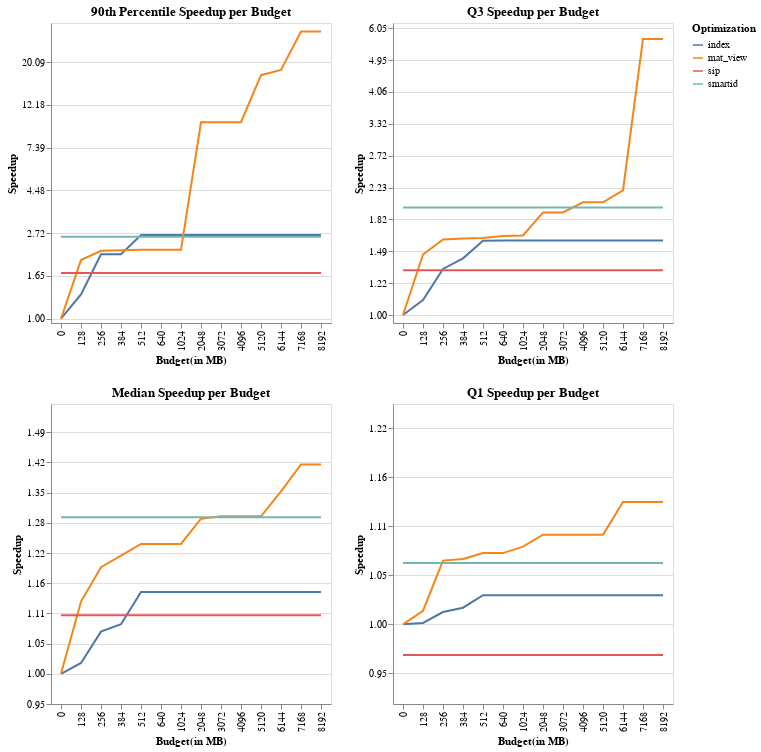

Notebook code for this chart:
### Markdown cell above
## Budget v Speedup

### Code cell
all_budgets = set()
results_folder, suffix = "results64", "64"

def compute_speedup(df, default, prev_df = None, min_with_default=False):
    df = df.copy()
    df["query_num"] = [int(df.query_name[i][len("query"):]) for i in range(len(df))]
    # default = default[default.query_name != "query60"].reset_index()
    # df = df[df.query_num != 60].reset_index()
    if min_with_default:
        new_rts = np.minimum(df.running_time, default.running_time)
        df.running_time = new_rts
    if prev_df is not None:
        new_rts = np.minimum(df.running_time, prev_df.running_time)
        # print(f"Diff count {(new_rts != df.running_time).sum()}")
        df.running_time = new_rts
    df["speedup"] = default.running_time / df.running_time
    df["log_speedup"] = np.log(df.speedup)
    df["color"] = df.log_speedup.map(lambda x: "Speedup" if x >= 0 else "Slowdown")
    global all_budgets
    all_budgets = all_budgets.union(set(df.budget))
    return df

def complete_budgets(df, default):
    min_budget = np.min(df.budget)
    max_budget = np.max(df.budget)
    dfs = [df]
    for budget in all_budgets:
        if budget < min_budget:
            to_prepend = default[default.budget == 0].copy()
            to_prepend.expt_name = [df.expt_name[0] for i in range(len(to_prepend))]
            to_prepend.budget = [budget for i in range(len(to_prepend))]
            dfs = [to_prepend] + dfs
        if budget > max_budget:
            to_append = df[df.budget == max_budget].copy()
            to_append.budget = [budget for i in range(len(to_append))]
            dfs = dfs + [to_append]
    
    df = pd.concat(dfs).reset_index(drop=True)
    df["nice_budget"] = df.budget*64
    return df
    

def read_default():
    filename = f"{results_folder}/default_results.csv"
    df = pd.read_csv(filename, names=["expt_name", "query_name", "running_time"], index_col=False)
    df["budget"] = [0 for i in range(len(df))]
    df = compute_speedup(df, df)
    return df

def read_sip(default):
    filename = f"{results_folder}/default_results_with_sip.csv"
    df = pd.read_csv(filename, names=["expt_name", "query_name", "running_time"], index_col=False)
    df["budget"] = [0 for i in range(len(df))]
    df["expt_name"] = ["sip" for i in range(len(df))]
    df = compute_speedup(df, default)
    return df

def read_simple_smartids(default):
    filename = f"{results_folder}/smartids_results.csv"
    df = pd.read_csv(filename, names=["expt_name", "query_name", "running_time"], index_col=False)
    df["budget"] = [0 for i in range(len(df))]
    df = compute_speedup(df, default)
    return df

def read_index(default):
    all_dfs = []
    prev_df = None
    for budget in [2, 4, 6, 8, 10]:
        filename = f"{results_folder}/index_results_{budget}.csv"
        df = pd.read_csv(filename, names=["expt_name", "query_name", "budget", "running_time"], index_col=False)
        df = compute_speedup(df, default, prev_df, min_with_default=True)
        all_dfs.append(df)
        prev_df = df
    return pd.concat(all_dfs).reset_index(drop=True)
    
    
def read_mat_view(default):
    all_dfs = []
    prev_df = None
    for budget in [2, 4, 6, 8, 10, 16, 32, 48, 64, 80, 96, 112, 128]:
        reset48 = False
        if budget == 48 and results_folder == "results32":
            reset48 = True
            budget = 32 # TODO: Add 48 expt.
        filename = f"{results_folder}/mat_view_results_{budget}.csv"
        df = pd.read_csv(filename, names=["expt_name", "query_name", "budget", "running_time"], index_col=False)
        if reset48:
            df.budget = [48 for i in range(len(df))]
        df = compute_speedup(df, default, prev_df, min_with_default=True)
            
        all_dfs.append(df)
        prev_df = df
    return pd.concat(all_dfs).reset_index(drop=True)


# 50th Percentile
def q25(x):
    return x.quantile(0.25)

# 75th Percentile
def q75(x):
    return x.quantile(0.75)

# 90th Percentile
def q90(x):
    return x.quantile(0.90)


def compute_stats(df):
    res = df.groupby(by=['expt_name', 'budget']).agg({'log_speedup': ['min', 'max', 'median', q25, q75, q90], 'running_time': 'sum'})
    res.columns = ["min_speedup", "max_speedup", "median_speedup", "q25_speedup", "q75_speedup", "q90_speedup", "total_running_time"]
    res = res.reset_index()
    res["nice_budget"] = res.budget * 64
    return res


default = read_default()
# print(default.head())

smartids = read_simple_smartids(default)
# print(smartids.head())


sip = read_sip(default)
sip_v_smartids = read_sip(smartids)
smartids_v_sip = read_simple_smartids(sip)
# print(sip.head())


index = read_index(default)
index_v_smartids = read_index(smartids)
smartids_v_index = read_simple_smartids(index[index.budget == 10])
# print(index.head())

mat_view = read_mat_view(default)
mat_view_v_smartids = read_mat_view(smartids)
# print(mat_view.tail())

# print(all_budgets)
index


sip_complete = complete_budgets(sip, default)
smartids_complete = complete_budgets(smartids, default)
index_complete = complete_budgets(index, default)
mat_view_complete = complete_budgets(mat_view, default)
complete_df = pd.concat([sip_complete, smartids_complete, index_complete, mat_view_complete]).reset_index()
complete_df_stats = compute_stats(complete_df)

def make_stats_plot(to_plot):
    names = {
        "max_speedup": "Maximum Speedup",
        "q90_speedup": "90th Percentile Speedup",
        "q75_speedup": "Q3 Speedup",
        "median_speedup": "Median Speedup",
        "q25_speedup": "Q1 Speedup",
        "min_speedup": "Min Speedup"
    }
    return alt.Chart(complete_df_stats).mark_line().encode(
        x=alt.X('nice_budget:O', axis=alt.Axis(title="Budget(in MB)")),
        y=alt.Y(f"{to_plot}:Q", axis=alt.Axis(labelExpr=expr.format(expr.exp(datum.value), ',.2f'), format=",.0f", title="Speedup"),
                scale=alt.Scale(domain=(float(complete_df_stats[to_plot].min() - 0.05), float(complete_df_stats[to_plot].max() + 0.1)))),
        color=alt.Color("expt_name:N", title="Optimization"),
    ).properties(
        title={
            'text': f"{names[to_plot]} per Budget"
        }
    )

chart1 = (make_stats_plot("q90_speedup") | make_stats_plot("q75_speedup"))
chart2 = (make_stats_plot("median_speedup") | make_stats_plot("q25_speedup"))
chart = alt.vconcat(chart1, chart2)
save(chart, f"{results_folder}/OverallSpeedups{suffix}.pdf")
chart

### Figure 1 — Vega-Lite specification as saved in the notebook (floating-point values rounded to 4 significant figures)
{"$schema": "https://vega.github.io/schema/vega-lite/v4.17.0.json", "config": {"view": {"continuousHeight": 300, "continuousWidth": 400}}, "data": {"name": "data-63210200c3d31925472fbfddfd0ba27a"}, "datasets": {"data-63210200c3d31925472fbfddfd0ba27a": [{"budget": 0, "expt_name": "index", "max_speedup": 0, "median_speedup": 0, "min_speedup": 0, "nice_budget": 0, "q25_speedup": 0, "q75_speedup": 0, "q90_speedup": 0, "total_running_time": 289.5}, {"budget": 2, "expt_name": "index", "max_speedup": 1.038, "median_speedup": 0.01804, "min_speedup": 0, "nice_budget": 128, "q25_speedup": 0.001341, "q75_speedup": 0.09371, "q90_speedup": 0.2844, "total_running_time": 280.7}, {"budget": 4, "expt_name": "index", "max_speedup": 1.9, "median_speedup": 0.06986, "min_speedup": 0, "nice_budget": 256, "q25_speedup": 0.01254, "q75_speedup": 0.2896, "q90_speedup": 0.7527, "total_running_time": 277.9}, {"budget": 6, "expt_name": "index", "max_speedup": 1.907, "median_speedup": 0.08201, "min_speedup": 0, "nice_budget": 384, "q25_speedup": 0.01695, "q75_speedup": 0.3557, "q90_speedup": 0.7527, "total_running_time": 277.7}, {"budget": 8, "expt_name": "index", "max_speedup": 3.384, "median_speedup": 0.1356, "min_speedup": 0, "nice_budget": 512, "q25_speedup": 0.02977, "q75_speedup": 0.467, "q90_speedup": 0.9795, "total_running_time": 272.8}, {"budget": 10, "expt_name": "index", "max_speedup": 3.384, "median_speedup": 0.1356, "min_speedup": 0, "nice_budget": 640, "q25_speedup": 0.02977, "q75_speedup": 0.4675, "q90_speedup": 0.9795, "total_running_time": 272.7}, {"budget": 16, "expt_name": "index", "max_speedup": 3.384, "median_speedup": 0.1356, "min_speedup": 0, "nice_budget": 1024, "q25_speedup": 0.02977, "q75_speedup": 0.4675, "q90_speedup": 0.9795, "total_running_time": 272.7}, {"budget": 32, "expt_name": "index", "max_speedup": 3.384, "median_speedup": 0.1356, "min_speedup": 0, "nice_budget": 2048, "q25_speedup": 0.02977, "q75_speedup": 0.4675, "q90_speedup": 0.9795, "total_running_time": 272.7}, {"budget": 48, "expt_name": "index", "max_speedup": 3.384, "median_speedup": 0.1356, "min_speedup": 0, "nice_budget": 3072, "q25_speedup": 0.02977, "q75_speedup": 0.4675, "q90_speedup": 0.9795, "total_running_time": 272.7}, {"budget": 64, "expt_name": "index", "max_speedup": 3.384, "median_speedup": 0.1356, "min_speedup": 0, "nice_budget": 4096, "q25_speedup": 0.02977, "q75_speedup": 0.4675, "q90_speedup": 0.9795, "total_running_time": 272.7}, {"budget": 80, "expt_name": "index", "max_speedup": 3.384, "median_speedup": 0.1356, "min_speedup": 0, "nice_budget": 5120, "q25_speedup": 0.02977, "q75_speedup": 0.4675, "q90_speedup": 0.9795, "total_running_time": 272.7}, {"budget": 96, "expt_name": "index", "max_speedup": 3.384, "median_speedup": 0.1356, "min_speedup": 0, "nice_budget": 6144, "q25_speedup": 0.02977, "q75_speedup": 0.4675, "q90_speedup": 0.9795, "total_running_time": 272.7}, {"budget": 112, "expt_name": "index", "max_speedup": 3.384, "median_speedup": 0.1356, "min_speedup": 0, "nice_budget": 7168, "q25_speedup": 0.02977, "q75_speedup": 0.4675, "q90_speedup": 0.9795, "total_running_time": 272.7}, {"budget": 128, "expt_name": "index", "max_speedup": 3.384, "median_speedup": 0.1356, "min_speedup": 0, "nice_budget": 8192, "q25_speedup": 0.02977, "q75_speedup": 0.4675, "q90_speedup": 0.9795, "total_running_time": 272.7}, {"budget": 0, "expt_name": "mat_view", "max_speedup": 0, "median_speedup": 0, "min_speedup": 0, "nice_budget": 0, "q25_speedup": 0, "q75_speedup": 0, "q90_speedup": 0, "total_running_time": 289.5}, {"budget": 2, "expt_name": "mat_view", "max_speedup": 1.244, "median_speedup": 0.1197, "min_speedup": 0, "nice_budget": 128, "q25_speedup": 0.01385, "q75_speedup": 0.3798, "q90_speedup": 0.6855, "total_running_time": 275.5}, {"budget": 4, "expt_name": "mat_view", "max_speedup": 1.244, "median_speedup": 0.1766, "min_speedup": 0, "nice_budget": 256, "q25_speedup": 0.06501, "q75_speedup": 0.4737, "q90_speedup": 0.7945, "total_running_time": 274.0}, {"budget": 6, "expt_name": "mat_view", "max_speedup": 1.244, "median_speedup": 0.1959, "min_speedup": 0, "nice_budget": 384, "q25_speedup": 0.06662, "q75_speedup": 0.4799, "q90_speedup": 0.8016, "total_running_time": 272.9}, {"budget": 8, "expt_name": "mat_view", "max_speedup": 1.244, "median_speedup": 0.2152, "min_speedup": 0, "nice_budget": 512, "q25_speedup": 0.07268, "q75_speedup": 0.483, "q90_speedup": 0.8057, "total_running_time": 272.5}, {"budget": 10, "expt_name": "mat_view", "max_speedup": 3.614, "median_speedup": 0.2152, "min_speedup": 0, "nice_budget": 640, "q25_speedup": 0.07268, "q75_speedup": 0.4966, "q90_speedup": 0.8057, "total_running_time": 271.9}, {"budget": 16, "expt_name": "mat_view", "max_speedup": 3.614, "median_speedup": 0.2152, "min_speedup": 0, "nice_budget": 1024, "q25_speedup": 0.07921, "q75_speedup": 0.4998, "q90_speedup": 0.8057, "total_running_time": 271.7}, {"budget": 32, "expt_name": "mat_view", "max_speedup": 4.677, "median_speedup": 0.2569, "min_speedup": 0, "nice_budget": 2048, "q25_speedup": 0.09144, "q75_speedup": 0.6439, "q90_speedup": 2.296, "total_running_time": 267.7}, {"budget": 48, "expt_name": "mat_view", "max_speedup": 4.694, "median_speedup": 0.2608, "min_speedup": 0, "nice_budget": 3072, "q25_speedup": 0.09144, "q75_speedup": 0.6439, "q90_speedup": 2.296, "total_running_time": 267.6}, {"budget": 64, "expt_name": "mat_view", "max_speedup": 4.711, "median_speedup": 0.2608, "min_speedup": 0, "nice_budget": 4096, "q25_speedup": 0.09144, "q75_speedup": 0.7074, "q90_speedup": 2.298, "total_running_time": 267.5}, {"budget": 80, "expt_name": "mat_view", "max_speedup": 4.711, "median_speedup": 0.2608, "min_speedup": 0, "nice_budget": 5120, "q25_speedup": 0.09144, "q75_speedup": 0.7074, "q90_speedup": 2.847, "total_running_time": 267.1}, {"budget": 96, "expt_name": "mat_view", "max_speedup": 4.711, "median_speedup": 0.3021, "min_speedup": 0.002883, "nice_budget": 6144, "q25_speedup": 0.1248, "q75_speedup": 0.782, "q90_speedup": 2.909, "total_running_time": 229.9}, {"budget": 112, "expt_name": "mat_view", "max_speedup": 4.711, "median_speedup": 0.3469, "min_speedup": 0.002883, "nice_budget": 7168, "q25_speedup": 0.1248, "q75_speedup": 1.733, "q90_speedup": 3.357, "total_running_time": 224.7}, {"budget": 128, "expt_name": "mat_view", "max_speedup": 4.711, "median_speedup": 0.3469, "min_speedup": 0.002883, "nice_budget": 8192, "q25_speedup": 0.1248, "q75_speedup": 1.733, "q90_speedup": 3.357, "total_running_time": 224.7}, {"budget": 0, "expt_name": "sip", "max_speedup": 0.9732, "median_speedup": 0.09689, "min_speedup": -0.1573, "nice_budget": 0, "q25_speedup": -0.03133, "q75_speedup": 0.2811, "q90_speedup": 0.5347, "total_running_time": 292.2}, {"budget": 2, "expt_name": "sip", "max_speedup": 0.9732, "median_speedup": 0.09689, "min_speedup": -0.1573, "nice_budget": 128, "q25_speedup": -0.03133, "q75_speedup": 0.2811, "q90_speedup": 0.5347, "total_running_time": 292.2}, {"budget": 4, "expt_name": "sip", "max_speedup": 0.9732, "median_speedup": 0.09689, "min_speedup": -0.1573, "nice_budget": 256, "q25_speedup": -0.03133, "q75_speedup": 0.2811, "q90_speedup": 0.5347, "total_running_time": 292.2}, {"budget": 6, "expt_name": "sip", "max_speedup": 0.9732, "median_speedup": 0.09689, "min_speedup": -0.1573, "nice_budget": 384, "q25_speedup": -0.03133, "q75_speedup": 0.2811, "q90_speedup": 0.5347, "total_running_time": 292.2}, {"budget": 8, "expt_name": "sip", "max_speedup": 0.9732, "median_speedup": 0.09689, "min_speedup": -0.1573, "nice_budget": 512, "q25_speedup": -0.03133, "q75_speedup": 0.2811, "q90_speedup": 0.5347, "total_running_time": 292.2}, {"budget": 10, "expt_name": "sip", "max_speedup": 0.9732, "median_speedup": 0.09689, "min_speedup": -0.1573, "nice_budget": 640, "q25_speedup": -0.03133, "q75_speedup": 0.2811, "q90_speedup": 0.5347, "total_running_time": 292.2}, {"budget": 16, "expt_name": "sip", "max_speedup": 0.9732, "median_speedup": 0.09689, "min_speedup": -0.1573, "nice_budget": 1024, "q25_speedup": -0.03133, "q75_speedup": 0.2811, "q90_speedup": 0.5347, "total_running_time": 292.2}, {"budget": 32, "expt_name": "sip", "max_speedup": 0.9732, "median_speedup": 0.09689, "min_speedup": -0.1573, "nice_budget": 2048, "q25_speedup": -0.03133, "q75_speedup": 0.2811, "q90_speedup": 0.5347, "total_running_time": 292.2}, {"budget": 48, "expt_name": "sip", "max_speedup": 0.9732, "median_speedup": 0.09689, "min_speedup": -0.1573, "nice_budget": 3072, "q25_speedup": -0.03133, "q75_speedup": 0.2811, "q90_speedup": 0.5347, "total_running_time": 292.2}, {"budget": 64, "expt_name": "sip", "max_speedup": 0.9732, "median_speedup": 0.09689, "min_speedup": -0.1573, "nice_budget": 4096, "q25_speedup": -0.03133, "q75_speedup": 0.2811, "q90_speedup": 0.5347, "total_running_time": 292.2}, {"budget": 80, "expt_name": "sip", "max_speedup": 0.9732, "median_speedup": 0.09689, "min_speedup": -0.1573, "nice_budget": 5120, "q25_speedup": -0.03133, "q75_speedup": 0.2811, "q90_speedup": 0.5347, "total_running_time": 292.2}, {"budget": 96, "expt_name": "sip", "max_speedup": 0.9732, "median_speedup": 0.09689, "min_speedup": -0.1573, "nice_budget": 6144, "q25_speedup": -0.03133, "q75_speedup": 0.2811, "q90_speedup": 0.5347, "total_running_time": 292.2}, {"budget": 112, "expt_name": "sip", "max_speedup": 0.9732, "median_speedup": 0.09689, "min_speedup": -0.1573, "nice_budget": 7168, "q25_speedup": -0.03133, "q75_speedup": 0.2811, "q90_speedup": 0.5347, "total_running_time": 292.2}, {"budget": 128, "expt_name": "sip", "max_speedup": 0.9732, "median_speedup": 0.09689, "min_speedup": -0.1573, "nice_budget": 8192, "q25_speedup": -0.03133, "q75_speedup": 0.2811, "q90_speedup": 0.5347, "total_running_time": 292.2}, {"budget": 0, "expt_name": "smartid", "max_speedup": 2.546, "median_speedup": 0.2592, "min_speedup": -0.05961, "nice_budget": 0, "q25_speedup": 0.06258, "q75_speedup": 0.6751, "q90_speedup": 0.9574, "total_running_time": 273.6}, {"budget": 2, "expt_name": "smartid", "max_speedup": 2.546, "median_speedup": 0.2592, "min_speedup": -0.05961, "nice_budget": 128, "q25_speedup": 0.06258, "q75_speedup": 0.6751, "q90_speedup": 0.9574, "total_running_time": 273.6}, {"budget": 4, "expt_name": "smartid", "max_speedup": 2.546, "median_speedup": 0.2592, "min_speedup": -0.05961, "nice_budget": 256, "q25_speedup": 0.06258, "q75_speedup": 0.6751, "q90_speedup": 0.9574, "total_running_time": 273.6}, {"budget": 6, "expt_name": "smartid", "max_speedup": 2.546, "median_speedup": 0.2592, "min_speedup": -0.05961, "nice_budget": 384, "q25_speedup": 0.06258, "q75_speedup": 0.6751, "q90_speedup": 0.9574, "total_running_time": 273.6}, {"budget": 8, "expt_name": "smartid", "max_speedup": 2.546, "median_speedup": 0.2592, "min_speedup": -0.05961, "nice_budget": 512, "q25_speedup": 0.06258, "q75_speedup": 0.6751, "q90_speedup": 0.9574, "total_running_time": 273.6}, {"budget": 10, "expt_name": "smartid", "max_speedup": 2.546, "median_speedup": 0.2592, "min_speedup": -0.05961, "nice_budget": 640, "q25_speedup": 0.06258, "q75_speedup": 0.6751, "q90_speedup": 0.9574, "total_running_time": 273.6}, {"budget": 16, "expt_name": "smartid", "max_speedup": 2.546, "median_speedup": 0.2592, "min_speedup": -0.05961, "nice_budget": 1024, "q25_speedup": 0.06258, "q75_speedup": 0.6751, "q90_speedup": 0.9574, "total_running_time": 273.6}, {"budget": 32, "expt_name": "smartid", "max_speedup": 2.546, "median_speedup": 0.2592, "min_speedup": -0.05961, "nice_budget": 2048, "q25_speedup": 0.06258, "q75_speedup": 0.6751, "q90_speedup": 0.9574, "total_running_time": 273.6}, {"budget": 48, "expt_name": "smartid", "max_speedup": 2.546, "median_speedup": 0.2592, "min_speedup": -0.05961, "nice_budget": 3072, "q25_speedup": 0.06258, "q75_speedup": 0.6751, "q90_speedup": 0.9574, "total_running_time": 273.6}, {"budget": 64, "expt_name": "smartid", "max_speedup": 2.546, "median_speedup": 0.2592, "min_speedup": -0.05961, "nice_budget": 4096, "q25_speedup": 0.06258, "q75_speedup": 0.6751, "q90_speedup": 0.9574, "total_running_time": 273.6}, {"budget": 80, "expt_name": "smartid", "max_speedup": 2.546, "median_speedup": 0.2592, "min_speedup": -0.05961, "nice_budget": 5120, "q25_speedup": 0.06258, "q75_speedup": 0.6751, "q90_speedup": 0.9574, "total_running_time": 273.6}, {"budget": 96, "expt_name": "smartid", "max_speedup": 2.546, "median_speedup": 0.2592, "min_speedup": -0.05961, "nice_budget": 6144, "q25_speedup": 0.06258, "q75_speedup": 0.6751, "q90_speedup": 0.9574, "total_running_time": 273.6}, {"budget": 112, "expt_name": "smartid", "max_speedup": 2.546, "median_speedup": 0.2592, "min_speedup": -0.05961, "nice_budget": 7168, "q25_speedup": 0.06258, "q75_speedup": 0.6751, "q90_speedup": 0.9574, "total_running_time": 273.6}, {"budget": 128, "expt_name": "smartid", "max_speedup": 2.546, "median_speedup": 0.2592, "min_speedup": -0.05961, "nice_budget": 8192, "q25_speedup": 0.06258, "q75_speedup": 0.6751, "q90_speedup": 0.9574, "total_running_time": 273.6}]}, "vconcat": [{"hconcat": [{"encoding": {"color": {"field": "expt_name", "title": "Optimization", "type": "nominal"}, "x": {"axis": {"title": "Budget(in MB)"}, "field": "nice_budget", "type": "ordinal"}, "y": {"axis": {"format": ",.0f", "labelExpr": "format(exp(datum.value),',.2f')", "title": "Speedup"}, "field": "q90_speedup", "scale": {"domain": [-0.05, 3.457]}, "type": "quantitative"}}, "mark": "line", "title": {"text": "90th Percentile Speedup per Budget"}}, {"encoding": {"color": {"field": "expt_name", "title": "Optimization", "type": "nominal"}, "x": {"axis": {"title": "Budget(in MB)"}, "field": "nice_budget", "type": "ordinal"}, "y": {"axis": {"format": ",.0f", "labelExpr": "format(exp(datum.value),',.2f')", "title": "Speedup"}, "field": "q75_speedup", "scale": {"domain": [-0.05, 1.833]}, "type": "quantitative"}}, "mark": "line", "title": {"text": "Q3 Speedup per Budget"}}]}, {"hconcat": [{"encoding": {"color": {"field": "expt_name", "title": "Optimization", "type": "nominal"}, "x": {"axis": {"title": "Budget(in MB)"}, "field": "nice_budget", "type": "ordinal"}, "y": {"axis": {"format": ",.0f", "labelExpr": "format(exp(datum.value),',.2f')", "title": "Speedup"}, "field": "median_speedup", "scale": {"domain": [-0.05, 0.4469]}, "type": "quantitative"}}, "mark": "line", "title": {"text": "Median Speedup per Budget"}}, {"encoding": {"color": {"field": "expt_name", "title": "Optimization", "type": "nominal"}, "x": {"axis": {"title": "Budget(in MB)"}, "field": "nice_budget", "type": "ordinal"}, "y": {"axis": {"format": ",.0f", "labelExpr": "format(exp(datum.value),',.2f')", "title": "Speedup"}, "field": "q25_speedup", "scale": {"domain": [-0.08133, 0.2248]}, "type": "quantitative"}}, "mark": "line", "title": {"text": "Q1 Speedup per Budget"}}]}]}
